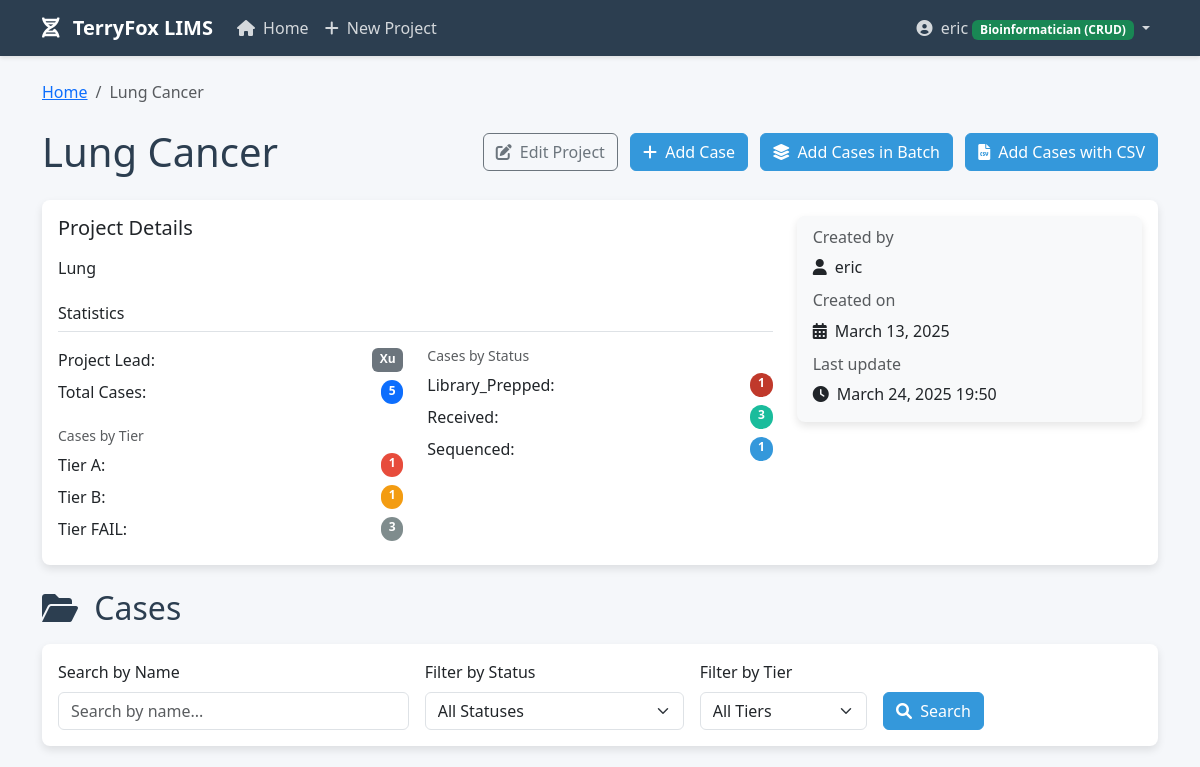
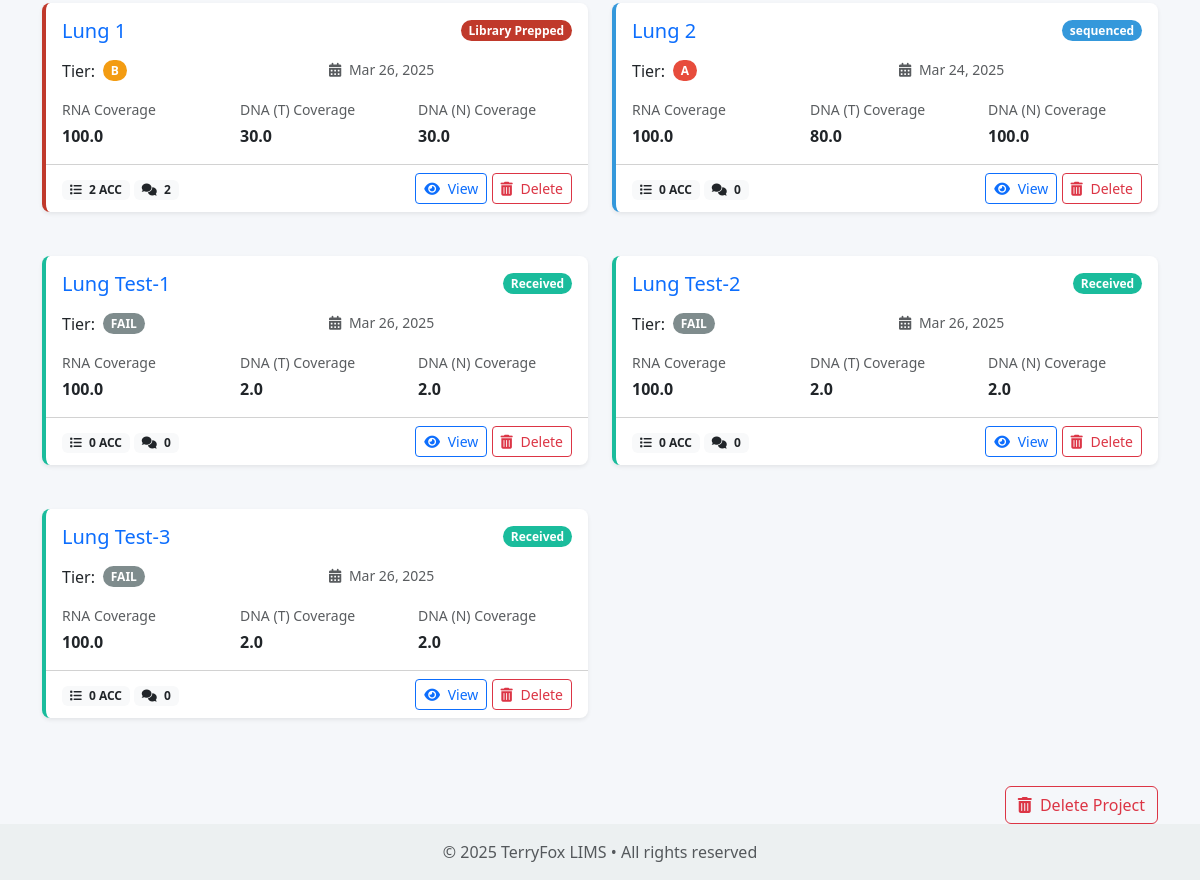
The page /projects/7/ (signed in) on the database as committed earlier (2 pictures, top to bottom).
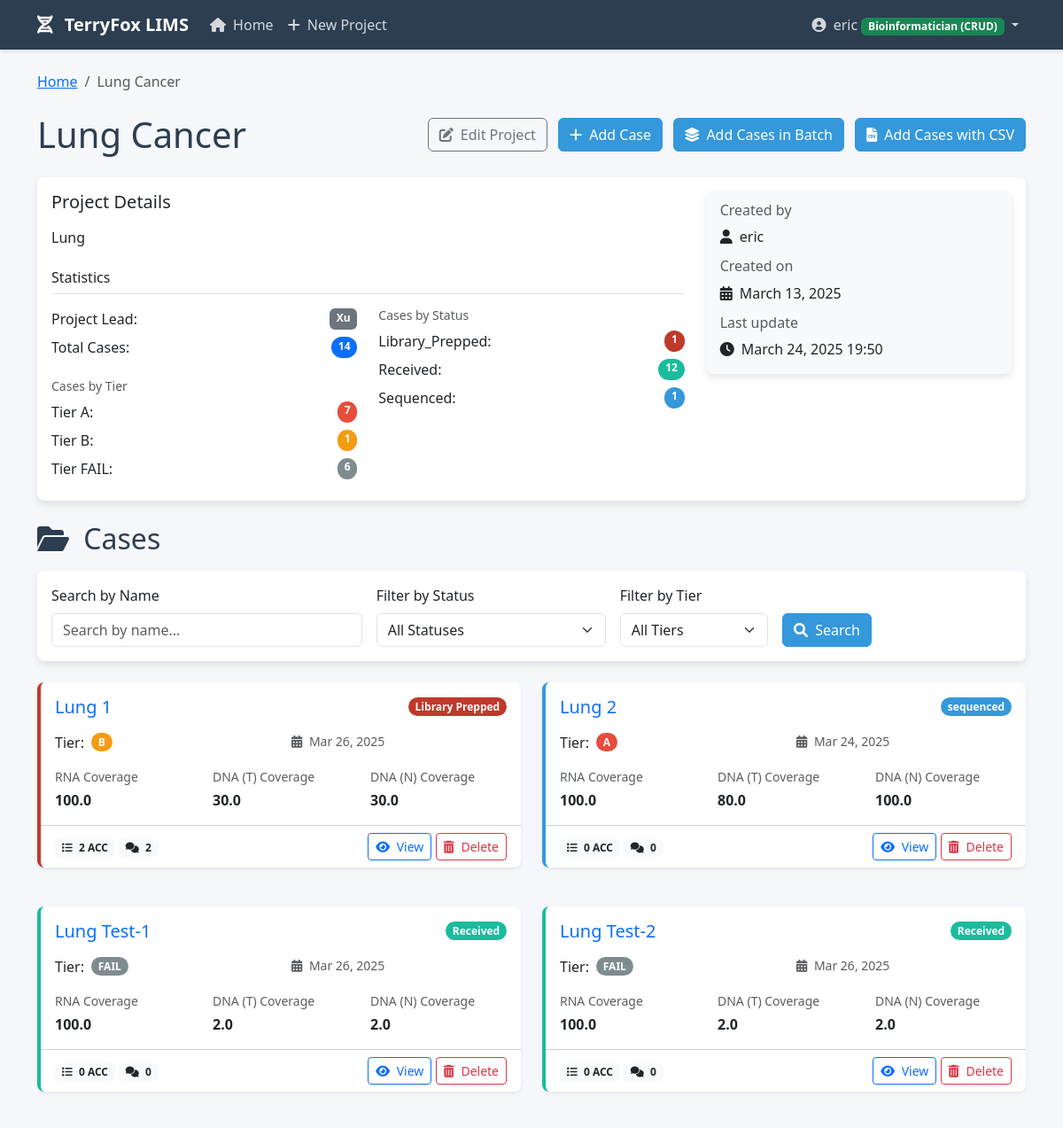
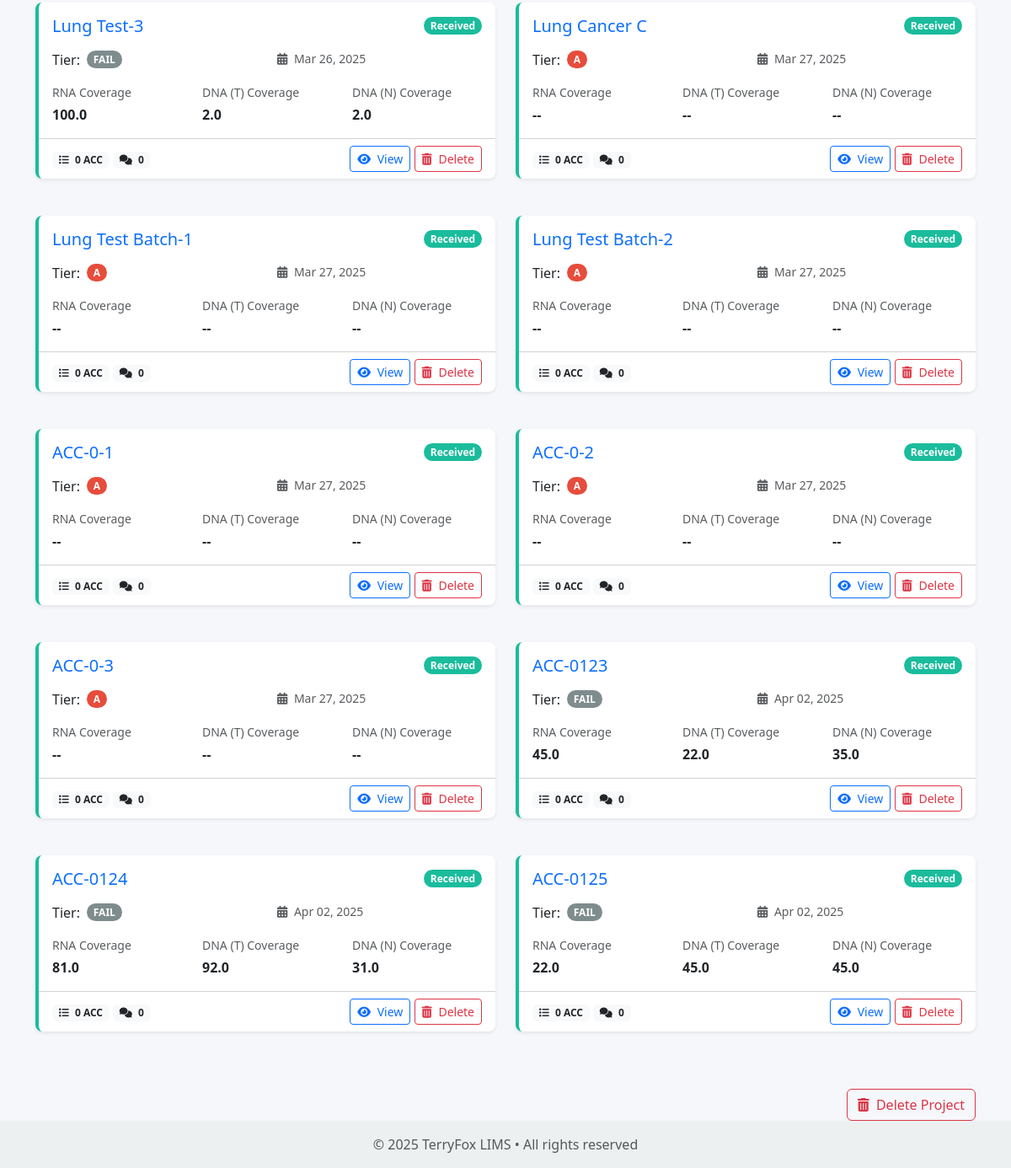
The same page on the database as committed later (2 pictures, top to bottom).
### core/models.py (models this page shows, shortened)
class Project(models.Model):
    name = models.CharField(max_length=255)
    description = models.TextField(blank=True)
    project_lead = models.ForeignKey(
        ProjectLead,
        on_delete=models.SET_NULL,
        null=True,
        blank=True,
        related_name='projects',
        verbose_name=_('Project Lead')
    )
    created_at = models.DateTimeField(auto_now_add=True)
    updated_at = models.DateTimeField(auto_now=True)
    created_by = models.ForeignKey(User, on_delete=models.CASCADE, related_name='created_projects')

class ProjectLead(models.Model):
    name = models.CharField(max_length=255, unique=True)
    def __str__(self):
        return self.name
    class Meta:
        ordering = ['name']
        verbose_name = _('Project Lead')
        verbose_name_plural = _('Project Leads')

class Case(models.Model):
    STATUS_RECEIVED = 'received'
    STATUS_LIBRARY_PREPPED = 'library_prepped'
    STATUS_TRANSFERRED = 'transferred_to_nfl'
    STATUS_BIOINFO = 'bioinfo_analysis'
    STATUS_COMPLETED = 'completed'
    STATUS_CHOICES = [
        (STATUS_RECEIVED, _('Received')),
        (STATUS_LIBRARY_PREPPED, _('Library Prepped')),
        (STATUS_TRANSFERRED, _('Transferred to NFL')),
        (STATUS_BIOINFO, _('Bioinfo Analysis')),
        (STATUS_COMPLETED, _('Completed')),
    ]
    TIER_A = 'A'
    TIER_B = 'B'
    TIER_FA = 'FAIL'
    TIER_CHOICES = [
        (TIER_A, _('A')),
        (TIER_B, _('B')),
        (TIER_FA, _('FAIL')),
    ]
    project = models.ForeignKey(Project, on_delete=models.CASCADE, related_name='cases')
    name = models.CharField(max_length=255)
    status = models.CharField(max_length=50, choices=STATUS_CHOICES, default=STATUS_RECEIVED)
    rna_coverage = models.FloatField(null=True, blank=True, verbose_name=_('RNA Coverage (M)'))
    dna_t_coverage = models.FloatField(null=True, blank=True, verbose_name=_('DNA (T) Coverage (X)'))
    dna_n_coverage = models.FloatField(null=True, blank=True, verbose_name=_('DNA (N) Coverage (X)'))
    tier = models.CharField(max_length=4, choices=TIER_CHOICES, default=TIER_A)
    created_at = models.DateTimeField(auto_now_add=True)
    updated_at = models.DateTimeField(auto_now=True)

### core/views.py (the view)
# urls.py: path('projects/<int:project_id>/', views.project_detail, name='project_detail'),
@login_required
def project_detail(request, project_id):
    project = get_object_or_404(Project, id=project_id)
    filter_form = CaseFilterForm(request.GET)
    cases = project.cases.all()
    if filter_form.is_valid():
        case_name = filter_form.cleaned_data.get('name')
        case_status = filter_form.cleaned_data.get('status')
        case_tier = filter_form.cleaned_data.get('tier')
        if case_name:
            cases = cases.filter(name__icontains=case_name)
        if case_status:
            cases = cases.filter(status=case_status)
        if case_tier:
            cases = cases.filter(tier=case_tier)
    all_cases = project.cases.all()
    total_cases = all_cases.count()
    cases_by_status = all_cases.values('status').annotate(count=Count('id'))
    cases_by_tier = all_cases.values('tier').annotate(count=Count('id'))
    can_edit = request.user.groups.filter(name='Bioinformatician').exists() or request.user.is_superuser
    return render(request, 'core/project_detail.html', {
        'project': project,
        'cases': cases,
        'total_cases': total_cases,
        'cases_by_status': cases_by_status,
        'cases_by_tier': cases_by_tier,
        'can_edit': can_edit,
        'filter_form': filter_form,
    })

### templates/core/project_detail.html (shortened to what this page needs)
{% extends 'base.html' %}
{% block content %}
<nav aria-label="breadcrumb" class="mb-4">
    <ol class="breadcrumb">
        <li class="breadcrumb-item"><a href="{% url 'home' %}">Home</a></li>
        <li class="breadcrumb-item active">{{ project.name }}</li>
    </ol>
</nav>
<div class="d-flex justify-content-between align-items-center mb-4">
    <h1 class="mb-0">{{ project.name }}</h1>
    <div>
        {% if can_edit %}
        <a href="{% url 'project_update' project_id=project.id %}" class="btn btn-outline-secondary me-2">
            <i class="fas fa-edit me-1"></i> Edit Project
        </a>
        <a href="{% url 'case_create' project_id=project.id %}" class="btn btn-primary me-2">
            <i class="fas fa-plus me-1"></i> Add Case
        </a>
        <a href="{% url 'batch_case_create' project_id=project.id %}" class="btn btn-primary me-2">
            <i class="fas fa-layer-group me-1"></i> Add Cases in Batch
        </a>
        <a href="{% url 'csv_case_import' project_id=project.id %}" class="btn btn-primary">
            <i class="fas fa-file-csv me-1"></i> Add Cases with CSV
        </a>
        {% endif %}
    </div>
</div>
<div class="card mb-4">
    <div class="card-body">
        <div class="row">
            <div class="col-md-8">
                <h5 class="card-title mb-3">Project Details</h5>
                <p>
                    {% if project.description %}
                        {{ project.description }}
                    {% else %}
                        <em>No description provided</em>
                    {% endif %}
                </p>
                <div class="mt-4">
                    <h6 class="border-bottom pb-2">Statistics</h6>
                    <div class="row mt-3">
                        <div class="col-md-6">
                            <div class="d-flex justify-content-between mb-2">
                                <span>Project Lead:</span>
                                <span class="badge bg-secondary">{{ project.project_lead|default:"Not specified" }}</span>
                            </div>
                            <div class="d-flex justify-content-between mb-2">
                                <span>Total Cases:</span>
                                <span class="badge bg-primary rounded-pill">{{ total_cases }}</span>
                            </div>
                            <h6 class="small text-muted mb-2 mt-4">Cases by Tier</h6>
                            {% for tier_stat in cases_by_tier %}
                                <div class="d-flex justify-content-between mb-2">
                                    <span>Tier {{ tier_stat.tier }}:</span>
                                    <span class="badge badge-{{ tier_stat.tier }} rounded-pill">{{ tier_stat.count }}</span>
                                </div>
                            {% empty %}
                                <div class="small text-muted">No cases available</div>
                            {% endfor %}
                        </div>
                        <div class="col-md-6">
                            <h6 class="small text-muted mb-2">Cases by Status</h6>
                            {% for status_stat in cases_by_status %}
                                <div class="d-flex justify-content-between mb-2">
                                    <span>{{ status_stat.status|title }}:</span>
                                    <span class="badge badge-{{ status_stat.status }} rounded-pill">{{ status_stat.count }}</span>
                                </div>
                            {% empty %}
                                <div class="small text-muted">No cases available</div>
                            {% endfor %}
                        </div>
                    </div>
                </div>
            </div>
            <div class="col-md-4">
                <div class="card bg-light">
                    <div class="card-body">
                        <h6 class="card-subtitle mb-2 text-muted">Created by</h6>
                        <p class="card-text">
                            <i class="fas fa-user me-1"></i> {{ project.created_by.get_full_name|default:project.created_by.username }}
                        </p>
                        <h6 class="card-subtitle mb-2 text-muted">Created on</h6>
                        <p class="card-text">
                            <i class="fas fa-calendar-alt me-1"></i> {{ project.created_at|date:"F d, Y" }}
                        </p>
                        <h6 class="card-subtitle mb-2 text-muted">Last update</h6>
                        <p class="card-text mb-0">
                            <i class="fas fa-clock me-1"></i> {{ project.updated_at|date:"F d, Y H:i" }}
                        </p>
                    </div>
                </div>
            </div>
        </div>
    </div>
</div>
<h2 class="mb-3"><i class="fas fa-folder-open me-2"></i> Cases
</h2>
<div class="card mb-4">
    <div class="card-body">
        <form method="get" class="row g-3 align-items-end">
            <div class="col-md-4">
                <label for="{{ filter_form.name.id_for_label }}" class="form-label">Search by Name</label>
                {{ filter_form.name }}
            </div>
            <div class="col-md-3">
                <label for="{{ filter_form.status.id_for_label }}" class="form-label">Filter by Status</label>
                {{ filter_form.status }}
            </div>
            <div class="col-md-2">
                <label for="{{ filter_form.tier.id_for_label }}" class="form-label">Filter by Tier</label>
                {{ filter_form.tier }}
            </div>
            <div class="col-md-auto">
                <div>
                    <button type="submit" class="btn btn-primary">
                        <i class="fas fa-search me-1"></i> Search
                    </button>
                </div>
            </div>
        </form>
    </div>
</div>
{% if cases %}
    <div class="row">
        {% for case in cases %}
            <div class="col-md-6 mb-4">
                <div class="card case-card case-{{ case.status }} shadow-sm">
                    <div class="card-body">
                        <div class="d-flex justify-content-between align-items-center mb-3">
                            <h5 class="card-title mb-0">
                                <a href="{% url 'case_detail' case_id=case.id %}" class="text-decoration-none">
                                    {{ case.name }}
                                </a>
                            </h5>
                            <span class="badge badge-{{ case.status }} rounded-pill">
                                {{ case.get_status_display }}
                            </span>
                        </div>
                        <div class="row mb-3">
                            <div class="col-6">
                                <div class="d-flex align-items-center">
                                    <span class="me-2">Tier:</span>
                                    <span class="badge badge-{{ case.tier }} rounded-pill">{{ case.tier }}</span>
                                </div>
                            </div>
                            <div class="col-6">
                                <div class="small text-muted">
                                    <i class="fas fa-calendar-alt me-1"></i> {{ case.updated_at|date:"M d, Y" }}
                                </div>
                            </div>
                        </div>
                        <div class="row">
                            <div class="col-md-4">
                                <small class="d-block text-muted mb-1">RNA Coverage</small>
                                <span class="fw-bold">{{ case.rna_coverage|default:"--" }}</span>
                            </div>
                            <div class="col-md-4">
                                <small class="d-block text-muted mb-1">DNA (T) Coverage</small>
                                <span class="fw-bold">{{ case.dna_t_coverage|default:"--" }}</span>
                            </div>
                            <div class="col-md-4">
                                <small class="d-block text-muted mb-1">DNA (N) Coverage</small>
                                <span class="fw-bold">{{ case.dna_n_coverage|default:"--" }}</span>
                            </div>
                        </div>
                    </div>
                    <div class="card-footer bg-transparent d-flex justify-content-between align-items-center">
                        <div>
                            <span class="badge bg-light text-dark">
                                <i class="fas fa-list me-1"></i> {{ case.accessions.count }} ACC
                            </span>
                            <span class="badge bg-light text-dark">
                                <i class="fas fa-comments me-1"></i> {{ case.comments.count }}
                            </span>
                        </div>
                        <div>
                            <a href="{% url 'case_detail' case_id=case.id %}" class="btn btn-sm btn-outline-primary">
                                <i class="fas fa-eye me-1"></i> View
                            </a>
                            {% if can_edit %}
                            <a href="{% url 'case_delete' case_id=case.id %}" class="btn btn-sm btn-outline-danger">
                                <i class="fas fa-trash-alt me-1"></i> Delete
                            </a>
                            {% endif %}
                        </div>
                    </div>
                </div>
            </div>
        {% endfor %}
    </div>
{% endif %}
{% if can_edit %}
<div class="text-end mt-4">
    <a href="{% url 'project_delete' project_id=project.id %}" class="btn btn-outline-danger">
        <i class="fas fa-trash-alt me-1"></i> Delete Project
    </a>
</div>
{% endif %}
{% endblock %}

### templates/base.html (shortened to what this page needs)
<!DOCTYPE html>
<html lang="en">
<head>
    <link href="https://cdn.jsdelivr.net/npm/bootstrap@5.3.0/dist/css/bootstrap.min.css" rel="stylesheet">
    <link rel="stylesheet" href="https://cdnjs.cloudflare.com/ajax/libs/font-awesome/6.0.0/css/all.min.css">
</head>
<body>
    <nav class="navbar navbar-expand-lg navbar-dark bg-dark mb-4">
        <div class="container">
            <a class="navbar-brand" href="{% url 'home' %}">
                <i class="fas fa-dna me-2"></i> TerryFox LIMS
            </a>
            <div class="collapse navbar-collapse" id="navbarNav">
                <ul class="navbar-nav me-auto">
                    <li class="nav-item">
                        <a class="nav-link" href="{% url 'home' %}">
                            <i class="fas fa-home me-1"></i> Home
                        </a>
                    </li>
                    {% if user.is_superuser or user.groups.all.0.name == 'Bioinformatician' %}
                    <li class="nav-item">
                        <a class="nav-link" href="{% url 'project_create' %}">
                            <i class="fas fa-plus me-1"></i> New Project
                        </a>
                    </li>
                    {% endif %}
                </ul>
                <ul class="navbar-nav">
                    {% if user.is_authenticated %}
                    <li class="nav-item dropdown">
                        <a class="nav-link dropdown-toggle" href="#" id="userDropdown" role="button" data-bs-toggle="dropdown">
                            <i class="fas fa-user-circle me-1"></i> {{ user.username }}
                            {% if user.is_superuser %}
                                <span class="badge bg-danger">Admin</span>
                            {% elif user.groups.all.0.name == 'PI' %}
                                <span class="badge bg-primary">PI (View Only)</span>
                            {% elif user.groups.all.0.name == 'Bioinformatician' %}
                                <span class="badge bg-success">Bioinformatician (CRUD)</span>
                            {% endif %}
                        </a>
                    </li>
                    {% else %}
                    <li class="nav-item">
                        <a class="nav-link" href="{% url 'login' %}">
                            <i class="fas fa-sign-in-alt me-1"></i> Login
                        </a>
                    </li>
                    {% endif %}
                </ul>
            </div>
        </div>
    </nav>
    <div class="container">
        {% block content %}{% endblock %}
    </div>
    <footer class="footer mt-auto py-3">
        <div class="container text-center">
            <span class="text-muted">© {% now "Y" %} TerryFox LIMS • All rights reserved</span>
        </div>
    </footer>
</body>
</html>

Rows that differ between the two databases and show on the page:
added Case: name "Lung Cancer C", status "Received", tier "A", updated_at "Mar 27, 2025", rna_coverage "--", dna_t_coverage "--", dna_n_coverage "--", accessions.count "0", comments.count "0"
added Case: name "Lung Test Batch-1", status "Received", tier "A", updated_at "Mar 27, 2025", rna_coverage "--", dna_t_coverage "--", dna_n_coverage "--", accessions.count "0", comments.count "0"
added Case: name "Lung Test Batch-2", status "Received", tier "A", updated_at "Mar 27, 2025", rna_coverage "--", dna_t_coverage "--", dna_n_coverage "--", accessions.count "0", comments.count "0"
added Case: name "ACC-0-1", status "Received", tier "A", updated_at "Mar 27, 2025", rna_coverage "--", dna_t_coverage "--", dna_n_coverage "--", accessions.count "0", comments.count "0"
added Case: name "ACC-0-2", status "Received", tier "A", updated_at "Mar 27, 2025", rna_coverage "--", dna_t_coverage "--", dna_n_coverage "--", accessions.count "0", comments.count "0"
added Case: name "ACC-0-3", status "Received", tier "A", updated_at "Mar 27, 2025", rna_coverage "--", dna_t_coverage "--", dna_n_coverage "--", accessions.count "0", comments.count "0"
added Case: name "ACC-0123", status "Received", tier "FAIL", updated_at "Apr 02, 2025", rna_coverage "45.0", dna_t_coverage "22.0", dna_n_coverage "35.0", accessions.count "0", comments.count "0"
added Case: name "ACC-0124", status "Received", tier "FAIL", updated_at "Apr 02, 2025", rna_coverage "81.0", dna_t_coverage "92.0", dna_n_coverage "31.0", accessions.count "0", comments.count "0"
added Case: name "ACC-0125", status "Received", tier "FAIL", updated_at "Apr 02, 2025", rna_coverage "22.0", dna_t_coverage "45.0", dna_n_coverage "45.0", accessions.count "0", comments.count "0"
Other text that changed with them:
{{ total_cases }}: "5" → "14"
new list line: "Tier A : 7"
new list line: "Tier FAIL : 6"
new list line: "Received : 12"
list line gone: "Tier A : 1"
list line gone: "Tier FAIL : 3"
list line gone: "Received : 3"
